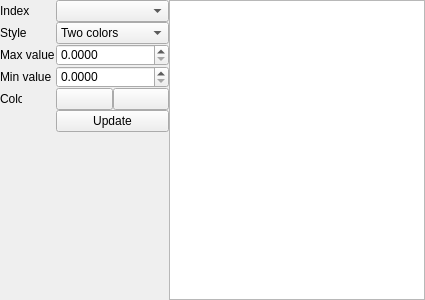
  <widget class="QDockWidget" name="color_bar">
   <property name="minimumSize">
    <size>
     <width>222</width>
     <height>300</height>
    </size>
   </property>
   <property name="maximumSize">
    <size>
     <width>65535</width>
     <height>65535</height>
    </size>
   </property>
   <property name="floating">
    <bool>false</bool>
   </property>
   <property name="allowedAreas">
    <set>Qt::AllDockWidgetAreas</set>
   </property>
   <property name="windowTitle">
    <string>Color Bar</string>
   </property>
   <attribute name="dockWidgetArea">
    <number>2</number>
   </attribute>
   <widget class="QWidget" name="dockWidgetContents_7">
    <layout class="QHBoxLayout" name="horizontalLayout_19">
     <property name="spacing">
      <number>0</number>
     </property>
     <property name="margin">
      <number>0</number>
     </property>
     <item>
      <layout class="QFormLayout" name="formLayout">
       <property name="fieldGrowthPolicy">
        <enum>QFormLayout::AllNonFixedFieldsGrow</enum>
       </property>
       <property name="horizontalSpacing">
        <number>1</number>
       </property>
       <property name="verticalSpacing">
        <number>0</number>
       </property>
       <item row="0" column="0">
        <widget class="QLabel" name="label_13">
         <property name="maximumSize">
          <size>
           <width>16777215</width>
           <height>22</height>
          </size>
         </property>
         <property name="text">
          <string>Index</string>
         </property>
        </widget>
       </item>
       <item row="0" column="1">
        <widget class="QComboBox" name="tract_color_index">
         <property name="maximumSize">
          <size>
           <width>16777215</width>
           <height>22</height>
          </size>
         </property>
        </widget>
       </item>
       <item row="1" column="0">
        <widget class="QLabel" name="label_10">
         <property name="maximumSize">
          <size>
           <width>16777215</width>
           <height>22</height>
          </size>
         </property>
         <property name="text">
          <string>Style</string>
         </property>
        </widget>
       </item>
       <item row="1" column="1">
        <widget class="QComboBox" name="color_bar_style">
         <property name="maximumSize">
          <size>
           <width>16777215</width>
           <height>22</height>
          </size>
         </property>
         <item>
          <property name="text">
           <string>Two colors</string>
          </property>
         </item>
         <item>
          <property name="text">
           <string>Color spectrum</string>
          </property>
         </item>
        </widget>
       </item>
       <item row="4" column="0">
        <widget class="QLabel" name="label_9">
         <property name="maximumSize">
          <size>
           <width>16777215</width>
           <height>22</height>
          </size>
         </property>
         <property name="text">
          <string>Max value</string>
         </property>
        </widget>
       </item>
       <item row="5" column="0">
        <widget class="QLabel" name="label_15">
         <property name="maximumSize">
          <size>
           <width>16777215</width>
           <height>22</height>
          </size>
         </property>
         <property name="text">
          <string>Min value</string>
         </property>
        </widget>
       </item>
       <item row="6" column="0">
        <widget class="QLabel" name="label_11">
         <property name="maximumSize">
          <size>
           <width>22</width>
           <height>16777215</height>
          </size>
         </property>
         <property name="text">
          <string>Color</string>
         </property>
        </widget>
       </item>
       <item row="6" column="1">
        <layout class="QHBoxLayout" name="horizontalLayout_17">
         <property name="spacing">
          <number>0</number>
         </property>
         <item>
          <widget class="QColorToolButton" name="color_from">
           <property name="sizePolicy">
            <sizepolicy hsizetype="Preferred" vsizetype="Fixed">
             <horstretch>0</horstretch>
             <verstretch>0</verstretch>
            </sizepolicy>
           </property>
           <property name="maximumSize">
            <size>
             <width>16777215</width>
             <height>22</height>
            </size>
           </property>
           <property name="text">
            <string/>
           </property>
           <property name="icon">
            <iconset resource="../icons.qrc">
             <normaloff>:/icons/icons/add.xpm</normaloff>:/icons/icons/add.xpm</iconset>
           </property>
          </widget>
         </item>
         <item>
          <widget class="QColorToolButton" name="color_to">
           <property name="sizePolicy">
            <sizepolicy hsizetype="Preferred" vsizetype="Fixed">
             <horstretch>0</horstretch>
             <verstretch>0</verstretch>
            </sizepolicy>
           </property>
           <property name="maximumSize">
            <size>
             <width>16777215</width>
             <height>22</height>
            </size>
           </property>
           <property name="text">
            <string/>
           </property>
           <property name="icon">
            <iconset resource="../icons.qrc">
             <normaloff>:/icons/icons/add.xpm</normaloff>:/icons/icons/add.xpm</iconset>
           </property>
          </widget>
         </item>
        </layout>
       </item>
       <item row="5" column="1">
        <widget class="QDoubleSpinBox" name="tract_color_min_value">
         <property name="maximumSize">
          <size>
           <width>16777215</width>
           <height>22</height>
          </size>
         </property>
         <property name="decimals">
          <number>4</number>
         </property>
        </widget>
       </item>
       <item row="4" column="1">
        <widget class="QDoubleSpinBox" name="tract_color_max_value">
         <property name="maximumSize">
          <size>
           <width>16777215</width>
           <height>22</height>
          </size>
         </property>
         <property name="decimals">
          <number>4</number>
         </property>
        </widget>
       </item>
       <item row="7" column="1">
        <widget class="QPushButton" name="update_rendering">
         <property name="maximumSize">
          <size>
           <width>16777215</width>
           <height>22</height>
          </size>
         </property>
         <property name="text">
          <string>Update</string>
         </property>
        </widget>
       </item>
      </layout>
     </item>
     <item>
      <widget class="QGraphicsView" name="color_bar_view"/>
     </item>
    </layout>
   </widget>
  </widget>
